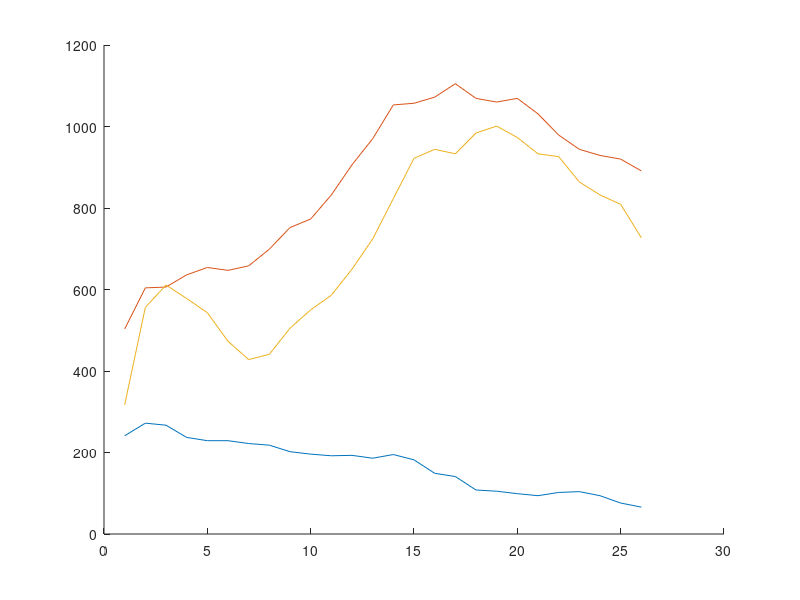

This chart was generated by the following MATLAB code: (Note: this script raises an error after producing the figure.)
clear all;
tic

HiIG  = zeros(1,26);
LoIG  = zeros(1,26);
SG    = zeros(1,26);
Share = zeros(3,26);
Total = zeros(1,26);

% Below are the frequencies for each rating class
HiIG = ...
    [241; 272; 267; 237; 229; 229; ...
     222; 218; 202; 196; 192;      ...
     193; 186; 195; 182; 149;      ...
     141; 108; 105; 99;  94;       ...
     102; 104; 94;  76;  66];
LoIG = ...
    [503;  604;  606;  636;  654; 647; ...
     658;  699;  752;  773;  832;      ...
     906;  970;  1053; 1057; 1072;     ...
     1105; 1069; 1060; 1069; 1031;     ...
     979;  944;  929;  920;  891];
SG   = ...
    [317; 556; 611;  578; 543; 473; ...
     428; 441; 505;  550; 586;      ...
     650; 724; 823;  922; 944;      ...
     933; 984; 1001; 973; 933;      ...
     926; 864; 832;  809; 727];

        
for i=1:26
    Total(i)=HiIG(i)+LoIG(i)+SG(i);
    Share(1,i)=HiIG(i)/Total(i);
    Share(2,i)=LoIG(i)/Total(i);
    Share(3,i)=SG(i)/Total(i);
end

T=1:26;
periods = ...
    [1985:1:2010]';

figure('Name', 'Rating Frequencies','OuterPosition',[300 300 1000 750]);
hold on;
hHI=plot(T',HiIG');
hLO=plot(T',LoIG');
hSG=plot(T',SG');

set(hHI                             , ...
  'LineStyle'       , '-'            , ...
  'Color'           , rgb('lightcoral') , ...
  'LineWidth'       , 1              , ...
  'Marker'          , 'o'            , ...
  'MarkerSize'      , 6              , ...
  'MarkerEdgeColor' , rgb('lightcoral') , ...
  'MarkerFaceColor' , rgb('lightcoral') );

set(hLO                                , ...
  'LineStyle'       , '-'               , ...
  'Color'           , rgb('DarkViolet') , ...
  'LineWidth'       , 1                 , ...
  'Marker'          , 'o'               , ...
  'MarkerSize'      , 6                 , ...
  'MarkerEdgeColor' , rgb('DarkViolet') , ...
  'MarkerFaceColor' , rgb('DarkViolet') );

set(hSG                          , ...
  'LineStyle'       , '-'         , ...
  'Color'           , rgb('mediumseagreen') , ...
  'LineWidth'       , 1           , ...
  'Marker'          , 'o'         , ...
  'MarkerSize'      , 6           , ...
  'MarkerEdgeColor' , rgb('mediumseagreen') , ...
  'MarkerFaceColor' , rgb('mediumseagreen') );

hTitle  = title ('Rating Frequencies, by Rating Class');
hXLabel = xlabel('Year');
hYLabel = ylabel('Frequency');

hLegend = legend( ...
    [hHI, hLO, hSG],...
    'AAA or AA',...
    'A or BBB',...
    'BB or lower');

set( gca                       , ...
    'FontName'   , 'Helvetica' );
set([hTitle, hXLabel, hYLabel], ...
    'FontName'   , 'AvantGarde');
set([hLegend, gca]             , ...
    'FontSize'   , 8           );
set([hXLabel, hYLabel]  , ...
    'FontSize'   , 10          );
set( hTitle                    , ...
    'FontSize'   , 12          , ...
    'FontWeight' , 'bold'      );

set(gca, ...
  'Box'         , 'off'     , ...
  'TickDir'     , 'out'     , ...
  'TickLength'  , [.01 .01] , ...
  'XMinorTick'  , 'off'     , ...
  'YMinorTick'  , 'on'      , ...
  'YGrid'       , 'on'      , ...
  'XColor'      , [.3 .3 .3], ...
  'YColor'      , [.3 .3 .3], ...
  'XLim'        , [0 27]    , ...
  'XTick'       , 1:1:26    , ...
  'LineWidth'   , 1         );

set(gca,'XTickLabel',periods);

set(gcf, 'PaperPositionMode', 'auto');
print -dpng rate_freq.png
hold off;
close;

figure('Name', 'Rating Shares','OuterPosition',[300 300 1000 750]);
hold on;
hHI=plot(T',Share(1,:)');
hLO=plot(T',Share(2,:)');
hSG=plot(T',Share(3,:)');

set(hHI                             , ...
  'LineStyle'       , '-'            , ...
  'Color'           , rgb('lightcoral') , ...
  'LineWidth'       , 1              , ...
  'Marker'          , 'o'            , ...
  'MarkerSize'      , 6              , ...
  'MarkerEdgeColor' , rgb('lightcoral') , ...
  'MarkerFaceColor' , rgb('lightcoral') );

set(hLO                                , ...
  'LineStyle'       , '-'               , ...
  'Color'           , rgb('DarkViolet') , ...
  'LineWidth'       , 1                 , ...
  'Marker'          , 'o'               , ...
  'MarkerSize'      , 6                 , ...
  'MarkerEdgeColor' , rgb('DarkViolet') , ...
  'MarkerFaceColor' , rgb('DarkViolet') );

set(hSG                          , ...
  'LineStyle'       , '-'         , ...
  'Color'           , rgb('mediumseagreen') , ...
  'LineWidth'       , 1           , ...
  'Marker'          , 'o'         , ...
  'MarkerSize'      , 6           , ...
  'MarkerEdgeColor' , rgb('mediumseagreen') , ...
  'MarkerFaceColor' , rgb('mediumseagreen') );

hTitle  = title ('Rating Shares, by Rating Class');
hXLabel = xlabel('Year');
hYLabel = ylabel('Frequency');

hLegend = legend( ...
    [hHI, hLO, hSG],...
    'AAA or AA',...
    'A or BBB',...
    'BB or lower');...,...
    %'location', 'NorthEast');

set( gca                       , ...
    'FontName'   , 'Helvetica' );
set([hTitle, hXLabel, hYLabel], ...
    'FontName'   , 'AvantGarde');
set([hLegend, gca]             , ...
    'FontSize'   , 8           );
set([hXLabel, hYLabel]  , ...
    'FontSize'   , 10          );
set( hTitle                    , ...
    'FontSize'   , 12          , ...
    'FontWeight' , 'bold'      );

set(gca, ...
  'Box'         , 'off'     , ...
  'TickDir'     , 'out'     , ...
  'TickLength'  , [.01 .01] , ...
  'XMinorTick'  , 'off'     , ...
  'YMinorTick'  , 'on'      , ...
  'YGrid'       , 'on'      , ...
  'XColor'      , [.3 .3 .3], ...
  'YColor'      , [.3 .3 .3], ...
  'XLim'        , [0 27]    , ...
  'XTick'       , 1:1:26    , ...
  'LineWidth'   , 1         );

periods = ...
    [1985:1:2010]';

% periods = ...
%     ['1985';'1986';'1987';'1988';'1989';'1990';...
%      '1991';'1992';'1993';'1994';'1995'; ...
%      '1996';'1997';'1998';'1999';'2000'; ...
%      '2001';'2002';'2003';'2004';'2005'; ...
%      '2006';'2007';'2008';'2009';'2010'];
% 
set(gca,'XTickLabel',periods);

set(gcf, 'PaperPositionMode', 'auto');
print -dpng rate_share.png
hold off;
close;


toc




